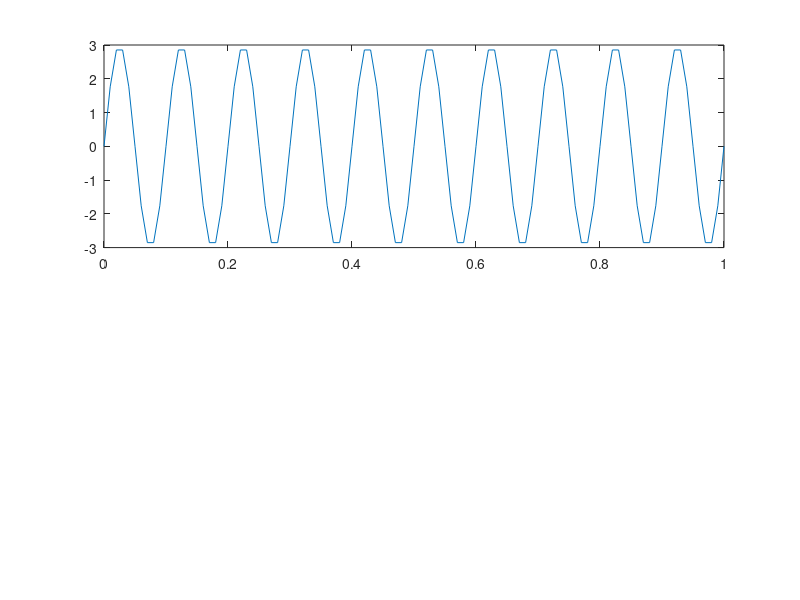

Write the MATLAB code that produced this figure. (Note: this script raises an error after producing the figure.)


N = 100;
fs = 100;
t = [0:1/fs:N*(1/fs)];
a =  3*sin(2*10*pi*t);
subplot(2,1,1);
plot(t,a);
[ freqest, valef, valmed, freqs, ssps ] = signalinfo(a, fs);

disp(valef);
disp(valmed);
disp(freqest);

subplot(2,1,2);
plot(freqs, ssps,'.-');

figure
plot(freqs, 20*log10(ssps),'.-');
